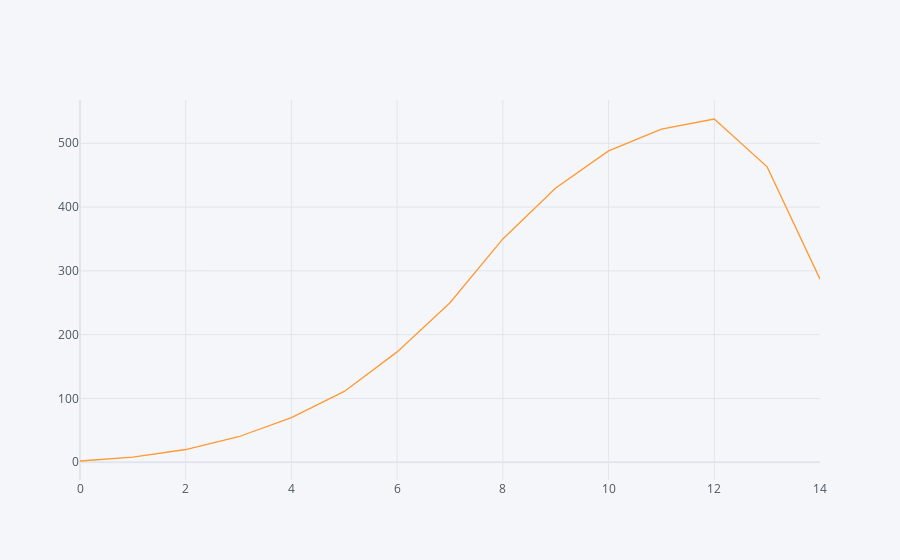

The code cell stored with this chart in its notebook:
### Code cell
import numpy as np
a = [1,2,3,4,5,6,7]
b = [2,4,6,8,10,11,21,31,41]
d = np.convolve(a,b)
pd.Series(d).iplot()

### Figure 1 — Plotly figure (JSON) as saved in the notebook; plotly's stock layout.template omitted (floating-point values rounded to 4 significant figures)
{"data": [{"line": {"color": "rgba(255, 153, 51, 1.0)", "dash": "solid", "shape": "linear", "width": 1.3}, "mode": "lines", "name": "None", "text": "", "type": "scatter", "x": [0, 1, 2, 3, 4, 5, 6, 7, 8, 9, 10, 11, 12, 13, 14], "y": [2, 8, 20, 40, 70, 111, 173, 250, 350, 430, 488, 522, 538, 463, 287]}], "layout": {"legend": {"bgcolor": "#F5F6F9", "font": {"color": "#4D5663"}}, "paper_bgcolor": "#F5F6F9", "plot_bgcolor": "#F5F6F9", "title": {"font": {"color": "#4D5663"}}, "xaxis": {"gridcolor": "#E1E5ED", "showgrid": true, "tickfont": {"color": "#4D5663"}, "title": {"font": {"color": "#4D5663"}, "text": ""}, "zerolinecolor": "#E1E5ED"}, "yaxis": {"gridcolor": "#E1E5ED", "showgrid": true, "tickfont": {"color": "#4D5663"}, "title": {"font": {"color": "#4D5663"}, "text": ""}, "zerolinecolor": "#E1E5ED"}}}
